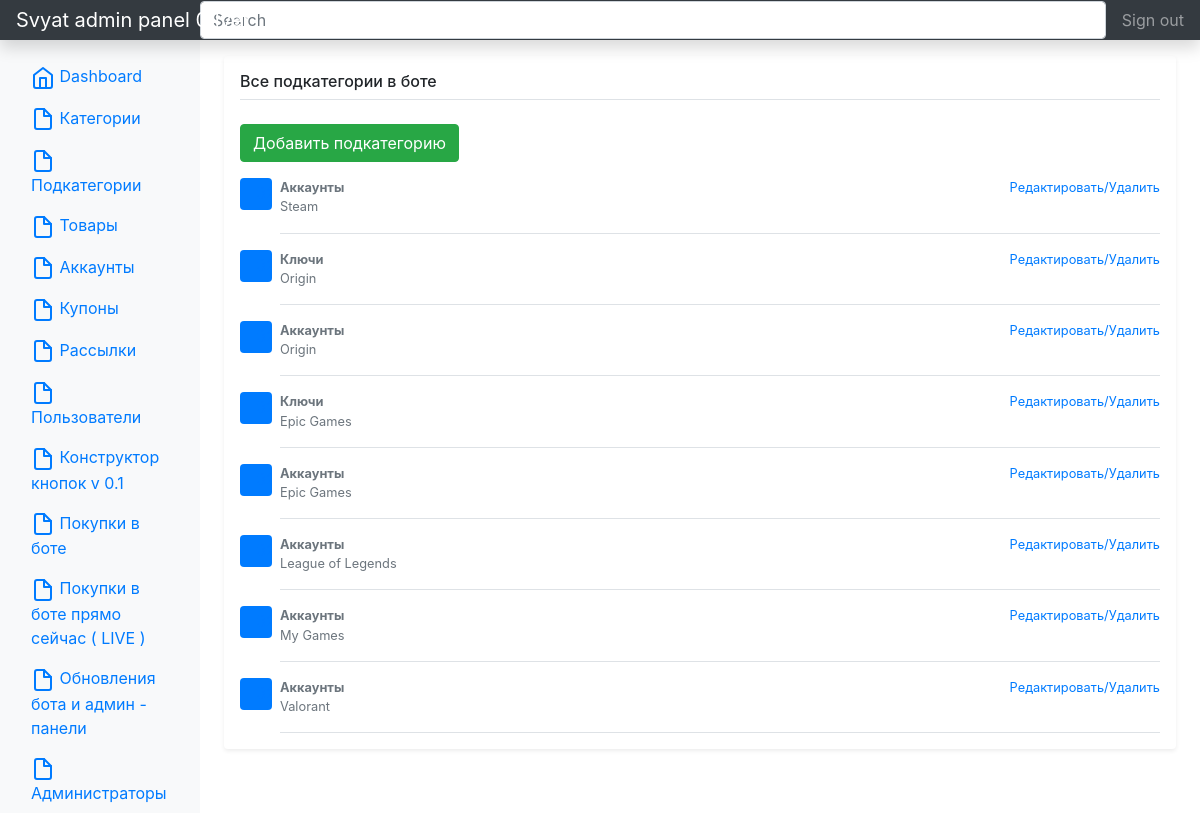
The page /admin/podcategories (signed in) on the database its author committed.
### app.py (models this page shows, shortened)
class PodCategory(db.Model):
    id = db.Column(db.Integer, primary_key=True)
    title = db.Column(db.String(100), nullable=False)
    image = db.Column(db.String(300))
    main_category = db.Column(db.String(100), nullable=False)

### app.py (the view)
@app.route("/admin/podcategories")
@login_required
def adminPodCategories():
    podcategories = PodCategory.query.all()
    return render_template("podcategory.html", podcategories=podcategories)

### app.py (called while the page is built)
@manager.user_loader
def load_user(user_id):
    return AdminUser.query.get(user_id)

@app.after_request
def redirect_to_signin(response):
    if response.status_code == 401:
        return redirect(url_for('login_page'))
    return response

### templates/podcategory.html (shortened to what this page needs)
{% extends 'base.html' %}
{% block body %}
<div class="my-3 p-3 bg-white rounded shadow-sm">
    <h6 class="border-bottom border-gray pb-2 mb-0">Все подкатегории в боте</h6>
    <br>
    <a href="/admin/create-podcategory"  class="btn btn-success">Добавить подкатегорию</a>
    <br>
    {% for el in podcategories %}
    <div class="media text-muted pt-3">
      <svg class="bd-placeholder-img mr-2 rounded" width="32" height="32" xmlns="http://www.w3.org/2000/svg" preserveAspectRatio="xMidYMid slice" focusable="false" role="img" aria-label="Placeholder: 32x32"><title>Placeholder</title><rect width="100%" height="100%" fill="#007bff"></rect><text x="50%" y="50%" fill="#007bff" dy=".3em">32x32</text></svg>
      <div class="media-body pb-3 mb-0 small lh-125 border-bottom border-gray">
        <div class="d-flex justify-content-between align-items-center w-100">
          <strong class="text-gray-dark">{{ el.title }}</strong>
          <a href="/admin/podcategory/{{ el.id }}/update">Редактировать/Удалить</a>
        </div>
        <span class="d-block">{{ el.main_category }}</span>
      </div>
    </div>
        {% endfor %}
    </div>
{% endblock %}

### rows shown on the page
PodCategory: title "Аккаунты", main_category "Steam"
PodCategory: title "Ключи", main_category "Origin"
PodCategory: title "Аккаунты", main_category "Origin"
PodCategory: title "Ключи", main_category "Epic Games"
PodCategory: title "Аккаунты", main_category "Epic Games"
PodCategory: title "Аккаунты", main_category "League of Legends"
PodCategory: title "Аккаунты", main_category "My Games"
PodCategory: title "Аккаунты", main_category "Valorant"
